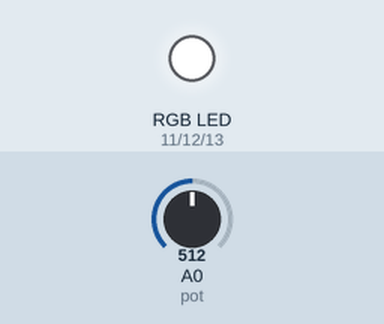
Simulated run of this sketch. Board: Arduino Uno, built with avr-gcc and run on an emulated ATmega328P. On the bench: an RGB LED mixed from three pins (HIGH = lit). The inputs (shaded band) are chosen by the test bench; at power-on: A0 (pot) = 512. What the sketch prints to the serial monitor is not drawn.

Above: at 0.1 s.
Timing chart, 0 to 1.6 s (numbered marks = the images above):
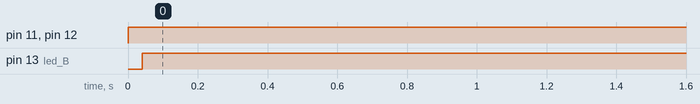

The sketch:

programa_n_o_terminado.ino
```cpp
#include <LiquidCrystal.h>
#define led_R 11
#define led_G 12
#define led_B 13
#define pot A0

int valorpot=0;

LiquidCrystal lcd(7, 6, 5, 4, 3, 2);

void setup ()
{
  pinMode(led_R, OUTPUT);
  pinMode(led_G, OUTPUT);
  pinMode(led_B, OUTPUT);
  pinMode(pot, INPUT);
  digitalWrite(led_R,LOW);
  digitalWrite(led_G,LOW);
  digitalWrite(led_B,LOW);
Serial.begin(9600);
}
void loop() {
 valorpot = analogRead(pot);

  if (valorpot >0 <127)//preto
  {
    digitalWrite (led_R,LOW);
    digitalWrite (led_G,LOW);
   digitalWrite (led_B,LOW);


  }
if (valorpot >127 < 254)//AZUL
  {
    digitalWrite (led_R,LOW);
    digitalWrite (led_G,LOW);
    digitalWrite (led_B,HIGH);

  }
 if (valorpot >254 <381)//VERDE
 {
   digitalWrite (led_R,LOW);
    digitalWrite (led_G,HIGH);
    digitalWrite (led_B,LOW);

  }
if (valorpot >381 <538)//CIANO
  {
    digitalWrite (led_R,LOW);
    digitalWrite (led_G,HIGH);
    digitalWrite (led_B,HIGH);

  }
if (valorpot >538 <635)//VERMELHO
  {
    digitalWrite (led_R,HIGH);
    digitalWrite (led_G,LOW);
    digitalWrite (led_B,LOW);

  }
if (valorpot >635 <762)//MAGENTA
  {
   digitalWrite (led_R,HIGH);
    digitalWrite (led_G,LOW);
    digitalWrite (led_B,HIGH);

  }
if (valorpot >762 <889)//AMARELO
  {
    digitalWrite (led_R,HIGH);
    digitalWrite (led_G,HIGH);
    digitalWrite (led_B,LOW);

  }
if (valorpot  >889 <1023)//BRANCO
 {
    digitalWrite (led_R,HIGH);
  digitalWrite (led_G,HIGH);
  digitalWrite (led_B,HIGH);

  }

  Serial.println(valorpot);
  delay(100);
}
```

Measured:
- by itself, pin 11 (led_R), pin 12 (led_G): LOW → HIGH at 0.00 s
- by itself, pin 13 (led_B): LOW → HIGH at 0.04 s
